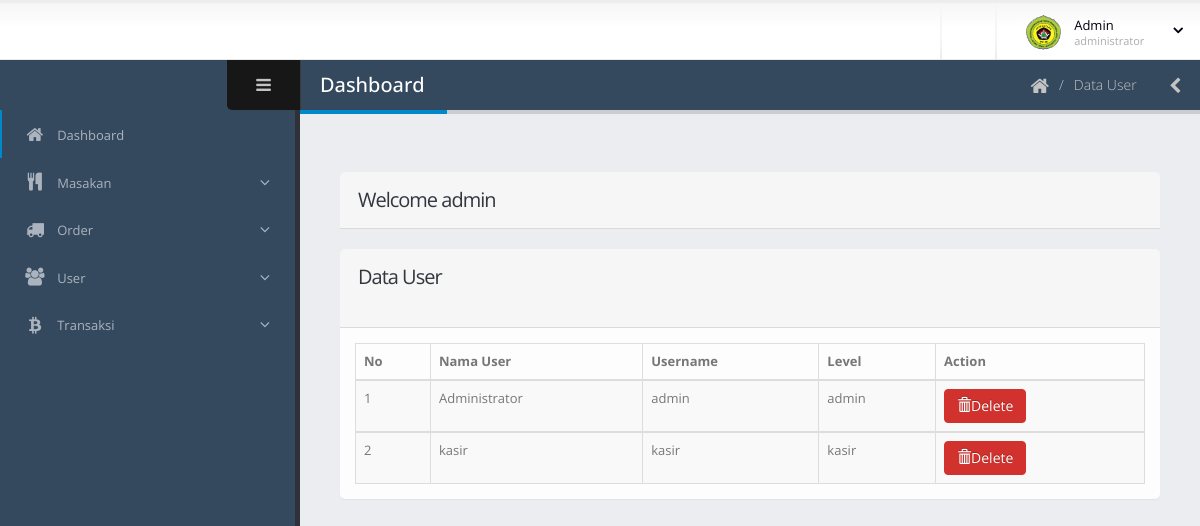
Page /admin/user/datauser.php (signed in) on the committed database.
### tables this page shows
CREATE TABLE `user` (
  `id_user` int(15) NOT NULL,
  `nama_user` varchar(30) NOT NULL,
  `username` varchar(30) NOT NULL,
  `password` varchar(30) NOT NULL,
  `level` varchar(30) NOT NULL
);

### admin/user/datauser.php (the view, shortened to what this page needs)
<!doctype html>
<html class="fixed">
	<head>
		<link rel="stylesheet" href="../../assets/vendor/bootstrap/css/bootstrap.css" />
		<link rel="stylesheet" href="../../assets/vendor/font-awesome/css/font-awesome.css" />
		<link rel="stylesheet" href="../../assets/vendor/jquery-ui/css/ui-lightness/jquery-ui-1.10.4.custom.css" />
		<link rel="stylesheet" href="../../assets/vendor/morris/morris.css" />
		<link rel="stylesheet" href="../../assets/vendor/pnotify/pnotify.custom.css" />
		<link rel="stylesheet" href="../../assets/stylesheets/theme.css" />
		<link rel="stylesheet" href="../../assets/stylesheets/skins/default.css" />
		<link rel="stylesheet" href="../../assets/stylesheets/theme-custom.css">
	</head>
	<body>
		<section class="body">
			<header class="header">
				<div class="header-right">
					<span class="separator"></span>
					<span class="separator"></span>
					<div id="userbox" class="userbox">
						<a href="#" data-toggle="dropdown">
							<figure class="profile-picture">
								<img src="../../assets/images/logo.jpg" alt="Joseph Doe" class="img-circle" data-lock-picture="../../assets/images/logo.jpg" />
							</figure>
							<div class="profile-info" data-lock-name="John Doe" data-lock-email="">
								<span class="name">Admin</span>
								<span class="role">administrator</span>
							</div>
							<i class="fa custom-caret"></i>
						</a>
					</div>
				</div>
			</header>
			<div class="inner-wrapper">
				<section role="main" class="content-body">
					<header class="page-header">
						<h2>Dashboard</h2>
						<div class="right-wrapper pull-right">
							<ol class="breadcrumbs">
								<li>
									<a href="">
										<i class="fa fa-home"></i>
									</a>
								</li>
								<li><span>Data User</span></li>
							</ol>
							<a class="sidebar-right-toggle" data-open=""><i class="fa fa-chevron-left"></i></a>
						</div>
					</header>
					<section class="panel">
							<header class="panel-heading">
								<h2 class="panel-title">Welcome <?php echo $_SESSION['username']; ?></h2>
							</header>
						</section>
						<section class="panel">
							<header class="panel-heading">
							<h2 class="panel-title">Data User</h2>
							<br>
							</header>
							<div class="panel-body">
								<table class="table table-bordered table-striped mb-none" id="datatable-default">
									<thead>
										<tr>
											<th>No</th>
											<th>Nama User</th>
											<th>Username</th>
											<th>Level</th>
											<th>Action</th>
										</tr>
									</thead>
								<?php
 									 include "../koneksi.php";
 									 $no = 0;
 									 $user=mysqli_query($koneksi,"SELECT * FROM user");
  									while($r=mysqli_fetch_array($user)){
  									$no++;
									?>
									<tbody>
										<tr class="gradeX">
											<td><?php echo $no;?></td>
      										<td><?php echo  $r['nama_user']; ?></td>
      										<td><?php echo  $r['username']; ?></td>
      										<td><?php echo  $r['level']; ?></td>
      						<td>
        						<a href="#" class="btn btn-danger" onclick="confirm_modal('datauser.php?&id_user=<?php echo  $r['id_user']; ?>');">
        							<span class="glyphicon glyphicon-trash"></span>Delete</a>
     						</td>
										</tr>
									</tbody>
									<?php } ?>
								</table>
							</div>
						</section>
	</body>
</html>

### assets/stylesheets/skins/default.css (style rules this page uses)
a, .btn-link { color: #0088cc; }
body .btn-danger { color: #ffffff; text-shadow: 0 -1px 0 rgba(0, 0, 0, 0.25); background-color: #d2322d; border-color: #d2322d; }
.page-header h2 { border-bottom-color: #0088cc; }

### rows in the picture
user: nama_user "Administrator", username "admin", level "admin"
user: nama_user "kasir", username "kasir", level "kasir"

### other values in the picture
$_SESSION['username'] "admin"
